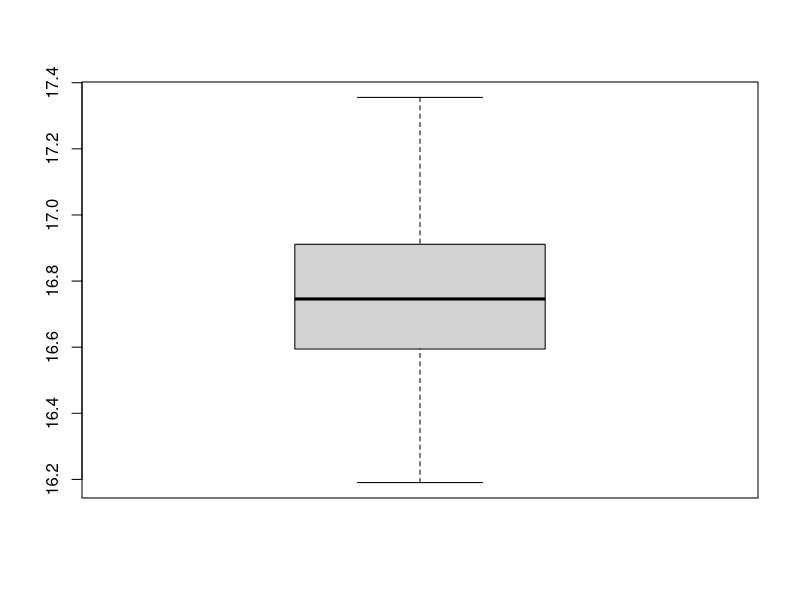
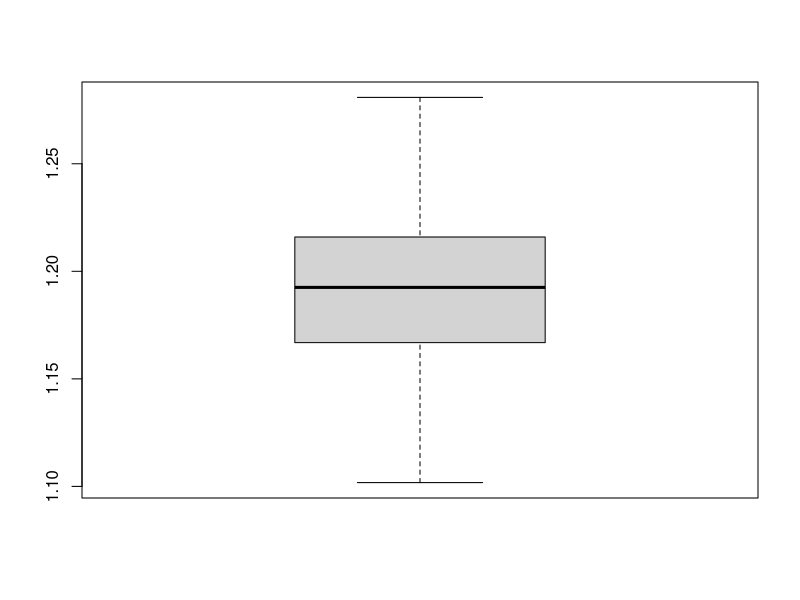
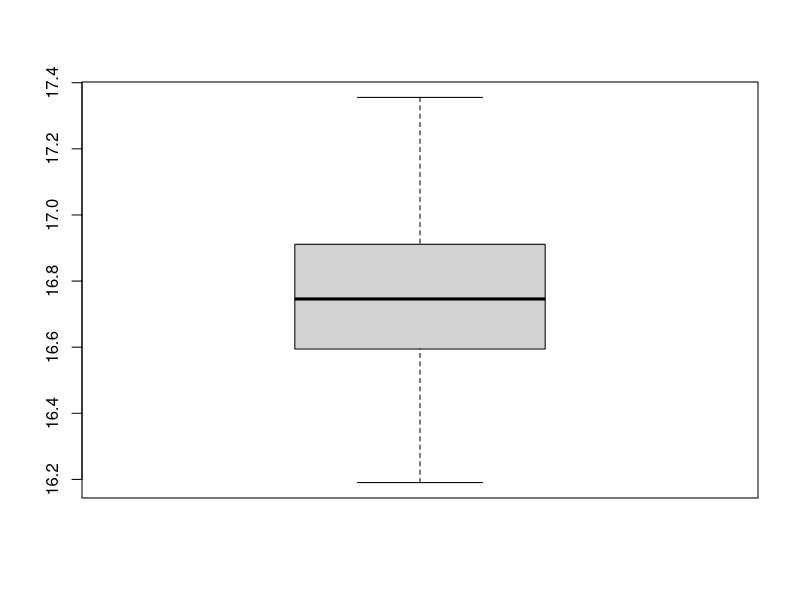
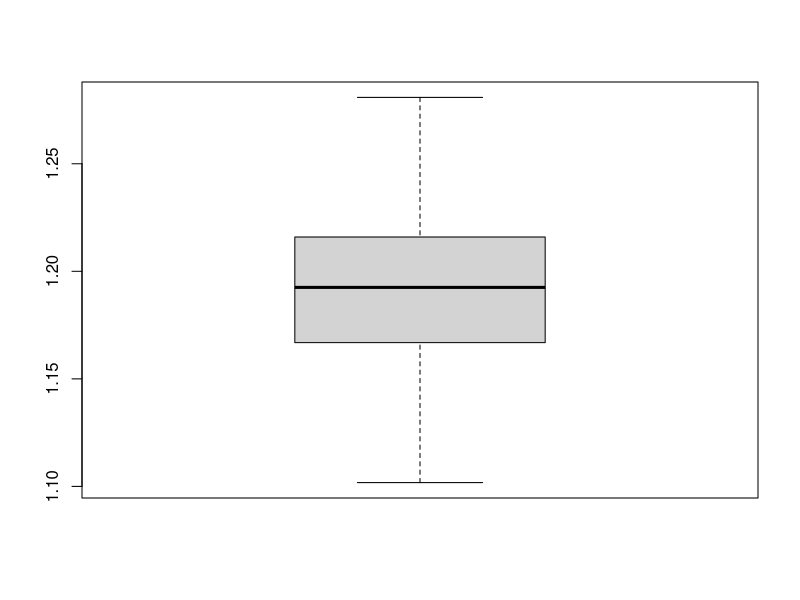
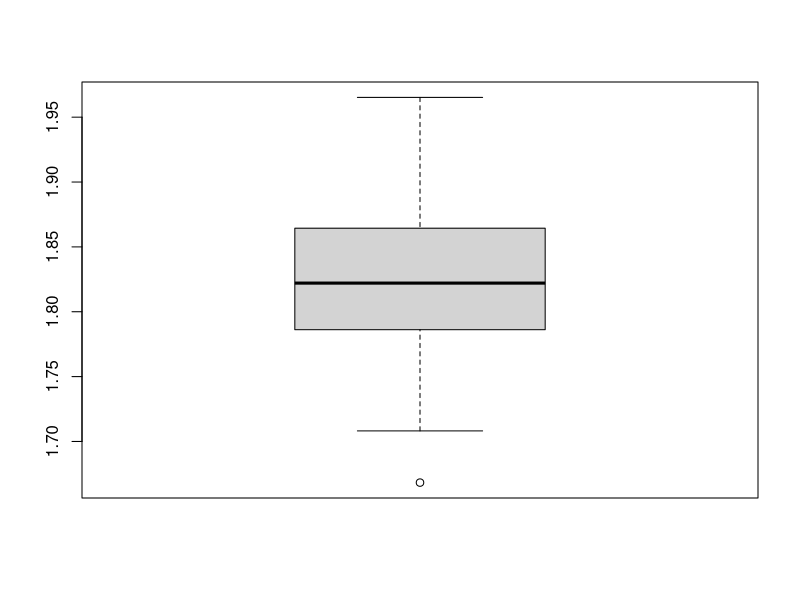
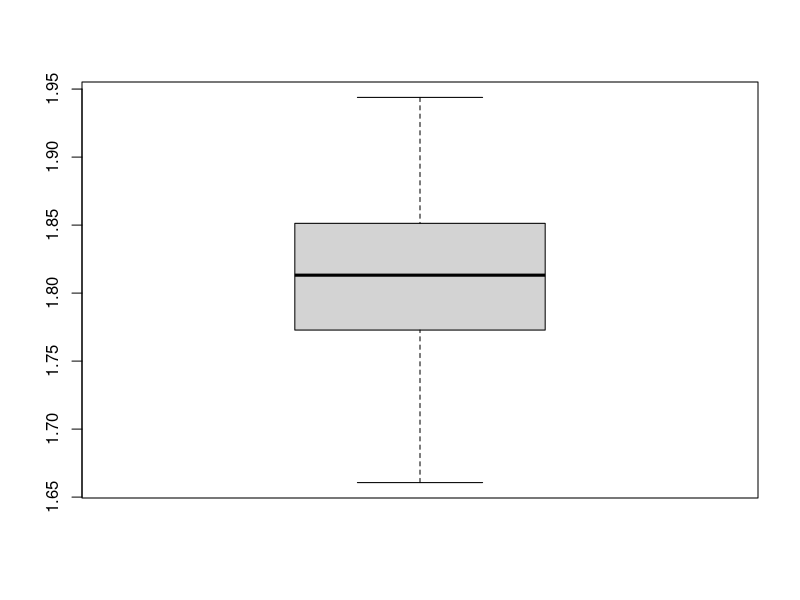
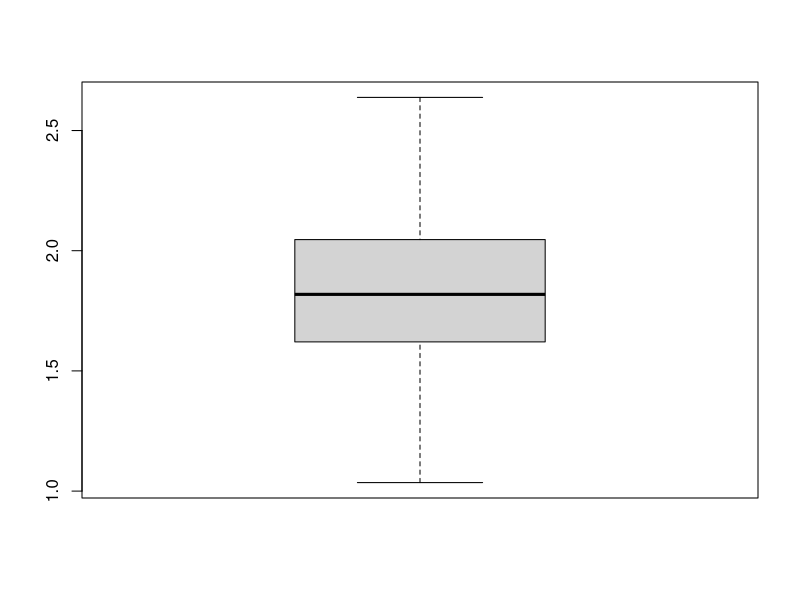
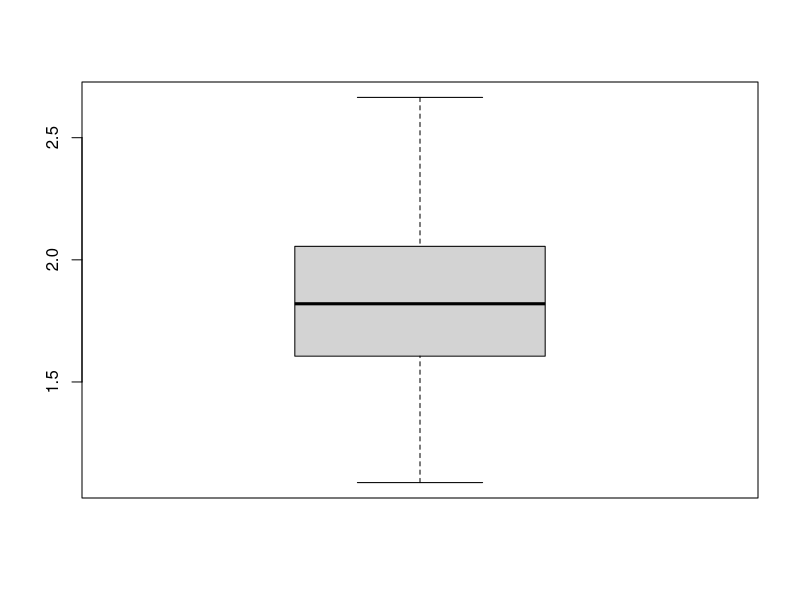

Here is the R script that generated these plots, in order:
# Importar dados #
data = read.csv2("205650.txt", sep=" ", dec = ".")

# Funcao para dividir dados aleatoriamente em treinamento e teste #
split_data = function(data, train_perc){
  train_size <- floor(train_perc * nrow(data))
  train_index <- sample(seq_len(nrow(data)), size = train_size)
  train <- data[train_index, ]
  test <- data[-train_index, ]
  return(list("train" = train,
              "test" = test))
}

# Funcao para encontrar params que minimizam perda L1 #
opt_l1_loss = function(dataset){
  l1_loss = function(y, f) {
    sum(abs(y - f))
  }
  
  fn = function(params){
    b0 = params[1]
    b1 = params[2]
    l1_loss(y = dataset$Y, f = (b0 + b1 * dataset$X))
  }
  
  opt_b = optim(
    par = c(b0 = 0, b1=0),
    fn = fn
  )
  
  return(opt_b$par)
}

# Objetos para salvar os resultados das 100 repeticoes #

bhat_vec = rep(0,100)
bhat_params = data.frame(b0_reg=bhat_vec,
                         b1_reg=bhat_vec,
                         b0_l1=bhat_vec,
                         b1_l1=bhat_vec)

MAE_vec = rep(0, 100)
MAE_table = data.frame(MAEin_reg=MAE_vec,
                       MAEout_reg=MAE_vec,
                       MAEin_l1=MAE_vec,
                       MAEout_l1=MAE_vec)

# Loop para executar o experimento 100 vezes #

set.seed(205650)
for (i in seq(1:100)){
  splitted_data = split_data(data, 0.85)
  train <- splitted_data$train
  test <- splitted_data$test
  
  ## Regressao simples (MQO) ##
  
  # Encontrar params b0 e b1 #
  reg = lm(Y ~ X, data=train)
  bhat_params$b0_reg[i] = reg$coefficients[1]
  bhat_params$b1_reg[i] = reg$coefficients[2]
  
  # Calcular MAEout e MAEin #
  Ypred_reg_test = predict(reg, test)
  Ypred_reg_train = predict(reg, train)
  
  abs_error_test_reg = abs(test$Y - Ypred_reg_test)
  MAEout_reg = sum(abs_error_test_reg)/15
  MAE_table$MAEout_reg[i] = MAEout_reg
  
  abs_error_train_reg = abs(train$Y - Ypred_reg_train)
  MAEin_reg = sum(abs_error_train_reg)/85
  MAE_table$MAEin_reg[i] = MAEin_reg
  
  ## Minimizar perda L1 ##
  
  # Encontrar b0 e b1 otimos #
  opt_l1_loss_params = opt_l1_loss(train)
  Ypred_test_l1 = opt_l1_loss_params[1] + opt_l1_loss_params[2]*test$X
  Ypred_train_l1 = opt_l1_loss_params[1] + opt_l1_loss_params[2]*train$X
  bhat_params$b0_l1[i] = opt_l1_loss_params[1]
  bhat_params$b1_l1[i] = opt_l1_loss_params[2]
  
  # Calcular MAEin e MAEout #
  abs_error_test_l1 = abs(test$Y - Ypred_test_l1)
  MAEout_l1 = sum(abs_error_test_l1)/15
  MAE_table$MAEout_l1[i] = MAEout_l1
  
  abs_error_train_l1 = abs(train$Y - Ypred_train_l1)
  MAEin_l1 = sum(abs_error_train_l1)/85
  MAE_table$MAEin_l1[i] = MAEin_l1
  
}

# Assets Relatorio #

# Graficos #

install.packages("ggplot2")
library(ggplot2)

# b0 reg
boxplot(bhat_params$b0_reg)
summary(bhat_params$b0_reg)

#b1 reg
boxplot(bhat_params$b1_reg)
summary(bhat_params$b1_reg)

# b0 l1
boxplot(bhat_params$b0_reg)
summary(bhat_params$b0_reg)

#b1 l1
boxplot(bhat_params$b1_reg)
summary(bhat_params$b1_reg)

# MAEin reg
boxplot(MAE_table$MAEin_reg)
summary(MAE_table$MAEin_reg)

# MAEin L1
boxplot(MAE_table$MAEin_l1)
summary(MAE_table$MAEin_l1)

# MAEout reg
boxplot(MAE_table$MAEout_reg)
summary(MAE_table$MAEout_reg)

# MAEout L1
boxplot(MAE_table$MAEout_l1)
summary(MAE_table$MAEout_l1)

# Grafico de dispersao # 
plot(data$X, data$Y)

# Tabela medias #

avg_results = data.frame(matrix(ncol = 2, nrow = 4))
col_names = c("Regressao", "Opt L1")
row_names = c("b0 medio", "b1 medio", "MAEin medio", "MAEout medio")
colnames(avg_results) = col_names
rownames(avg_results) = row_names

avg_results$Regressao[1] = mean(bhat_params$b0_reg)
avg_results$Regressao[2] = mean(bhat_params$b1_reg)
avg_results$Regressao[3] = mean(MAE_table$MAEin_reg)
avg_results$Regressao[4] = mean(MAE_table$MAEout_reg)

avg_results$`Opt L1`[1] = mean(bhat_params$b0_l1)
avg_results$`Opt L1`[2] = mean(bhat_params$b1_l1)
avg_results$`Opt L1`[3] = mean(MAE_table$MAEin_l1)
avg_results$`Opt L1`[4] = mean(MAE_table$MAEout_l1)
View(avg_results)

